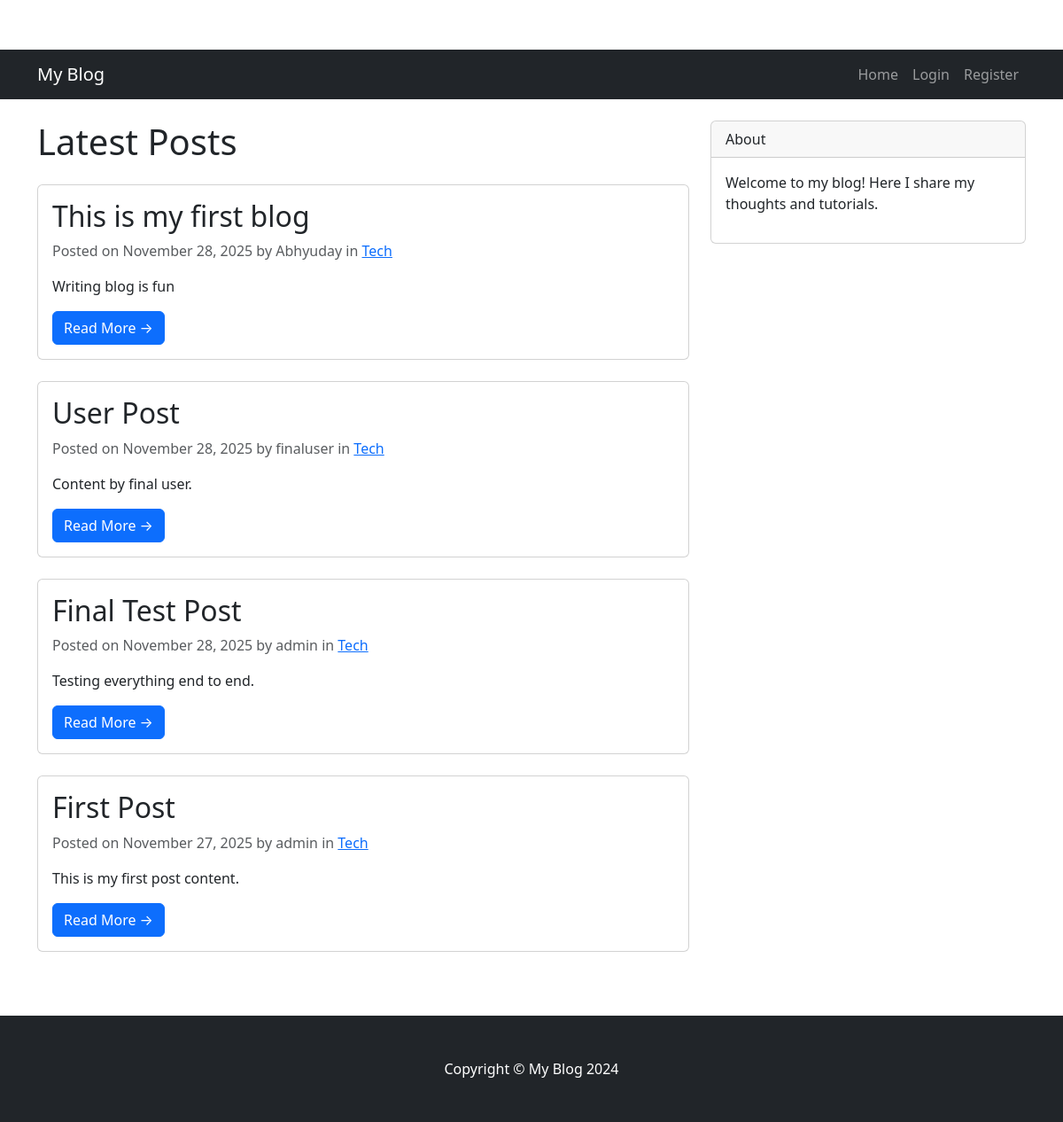
The page / on the database its author committed.
### blog/models.py (models this page shows, shortened)
class Post(models.Model):
    title = models.CharField(max_length=200)
    slug = models.SlugField(unique=True, blank=True)
    content = models.TextField()
    author = models.ForeignKey(User, on_delete=models.CASCADE)
    category = models.ForeignKey(Category, on_delete=models.SET_NULL, null=True, blank=True)
    image = models.ImageField(upload_to='posts/', blank=True, null=True)
    created_at = models.DateTimeField(auto_now_add=True)
    updated_at = models.DateTimeField(auto_now=True)

class Category(models.Model):
    name = models.CharField(max_length=100)
    slug = models.SlugField(unique=True, blank=True)
    class Meta:
        verbose_name_plural = "Categories"

### blog/views.py (the view)
# urls.py: path('', views.PostListView.as_view(), name='home'),
class PostListView(generic.ListView):
    queryset = Post.objects.order_by('-created_at')
    template_name = 'blog/post_list.html'
    context_object_name = 'posts'

### templates/blog/post_list.html (shortened to what this page needs)
{% extends 'base.html' %}
{% block content %}
<h1 class="mb-4">Latest Posts</h1>
{% for post in posts %}
<div class="card mb-4">
    <div class="card-body">
        <h2 class="card-title">{{ post.title }}</h2>
        <p class="card-text text-muted">
            Posted on {{ post.created_at|date:"F d, Y" }} by {{ post.author }}
            {% if post.category %}
            in <a href="{% url 'category_list' post.category.slug %}">{{ post.category.name }}</a>
            {% endif %}
        </p>
        <p class="card-text">{{ post.content|truncatewords:30 }}</p>
        <a href="{% url 'post_detail' post.slug %}" class="btn btn-primary">Read More &rarr;</a>
    </div>
</div>
{% empty %}
<p>No posts found.</p>
{% endfor %}
{% endblock %}

### templates/base.html (shortened to what this page needs)
{% load static %}
<!DOCTYPE html>
<html lang="en">
<head>
    <link rel="stylesheet" href="https://cdn.jsdelivr.net/npm/bootstrap@5.3.0/dist/css/bootstrap.min.css">
    <link rel="stylesheet" href="{% static 'css/style.css' %}">
</head>
<body>
    <nav class="navbar navbar-expand-lg navbar-dark bg-dark mb-4">
        <div class="container">
            <a class="navbar-brand" href="{% url 'home' %}">My Blog</a>
            <div class="collapse navbar-collapse" id="navbarNav">
                <ul class="navbar-nav ms-auto">
                    <li class="nav-item">
                        <a class="nav-link" href="{% url 'home' %}">Home</a>
                    </li>
                    {% if user.is_authenticated %}
                    <li class="nav-item">
                        <a class="nav-link" href="{% url 'post_create' %}">New Post</a>
                    </li>
                    <li class="nav-item">
                        <form method="post" action="{% url 'logout' %}" class="d-inline">
                            {% csrf_token %}
                            <button type="submit" class="nav-link btn btn-link" style="text-decoration: none;">Logout
                                ({{ user.username }})</button>
                        </form>
                    </li>
                    {% else %}
                    <li class="nav-item">
                        <a class="nav-link" href="{% url 'login' %}">Login</a>
                    </li>
                    <li class="nav-item">
                        <a class="nav-link" href="{% url 'register' %}">Register</a>
                    </li>
                    {% endif %}
                </ul>
            </div>
        </div>
    </nav>
    <div class="container">
        <div class="row">
            <div class="col-md-8">
                {% block content %}
                {% endblock %}
            </div>
            <div class="col-md-4">
                <div class="card mb-4">
                    <div class="card-header">About</div>
                    <div class="card-body">
                        <p>Welcome to my blog! Here I share my thoughts and tutorials.</p>
                    </div>
                </div>
            </div>
        </div>
    </div>
    <footer class="py-5 bg-dark mt-5">
        <div class="container">
            <p class="m-0 text-center text-white">Copyright &copy; My Blog 2024</p>
        </div>
    </footer>
</body>
</html>

### static/css/style.css (style rules this page uses)
body { padding-top: 56px; }
footer { background-color: #343a40; color: white; }

### rows shown on the page
Post: title "This is my first blog", created_at "November 28, 2025", author "Abhyuday", category.name "Tech", content "Writing blog is fun"
Post: title "User Post", created_at "November 28, 2025", author "finaluser", category.name "Tech", content "Content by final user."
Post: title "Final Test Post", created_at "November 28, 2025", author "admin", category.name "Tech", content "Testing everything end to end."
Post: title "First Post", created_at "November 27, 2025", author "admin", category.name "Tech", content "This is my first post content."
